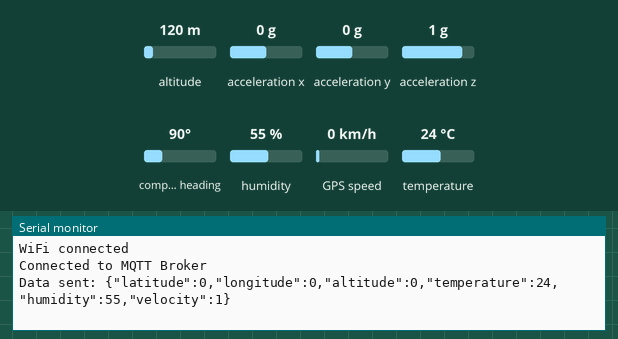
The sketch below on a simulated Arduino Nano 33 IoT. On the bench: the last lines printed to the serial monitor. The test bench sets the inputs (shaded band); at power-on: altitude 120 m, humidity 55 %, acceleration x 0 g, temperature 24 °C, acceleration y 0 g, acceleration z 1 g, compass heading 90°, GPS speed 0 km/h. WiFi joins after 1.5 s; servers stay silent unless stated; the GPS gets a fix after 3 s at 37.7749, -122.4194 with 8 satellites; no MQTT or app messages arrive unless stated.

Above: at 2.7 s.
2.8 s: altitude set to 20 m
At 4.2 s:
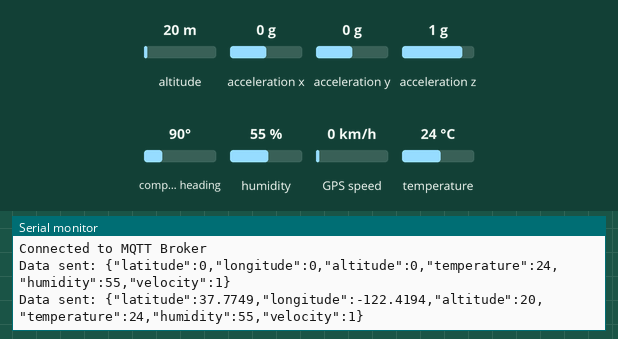
4.3 s: humidity set to 22 %
5.8 s: acceleration x set to -1.4 g
At 6.8 s:
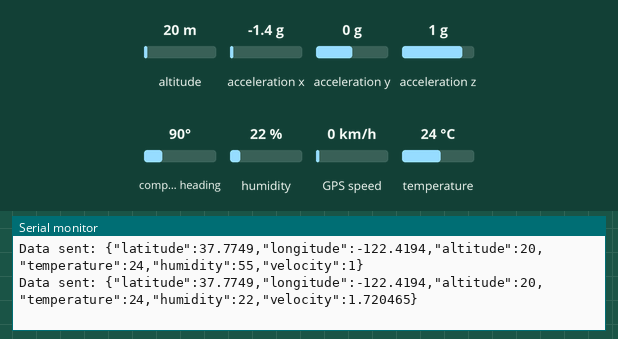
7.3 s: temperature set to 12 °C
At 8.6 s:
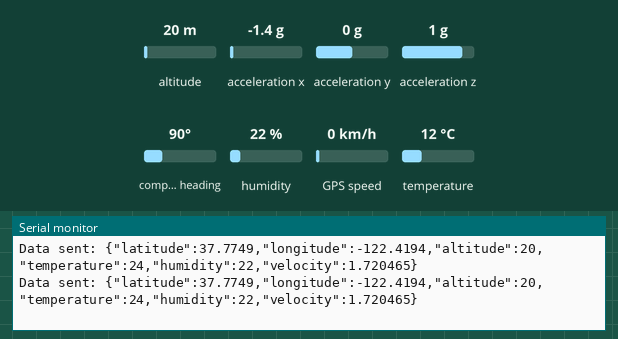
8.8 s: acceleration y set to -1.4 g
At 10.2 s:
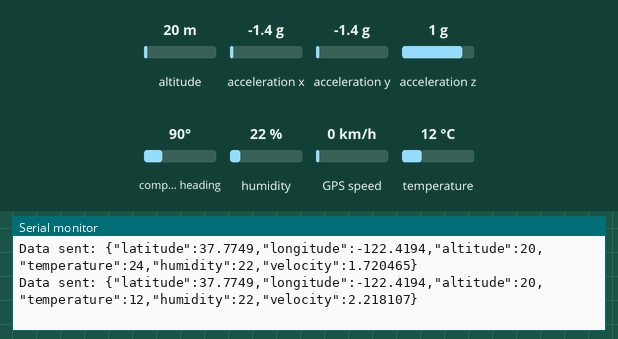
10.3 s: acceleration z set to -1.4 g
At 12.6 s:
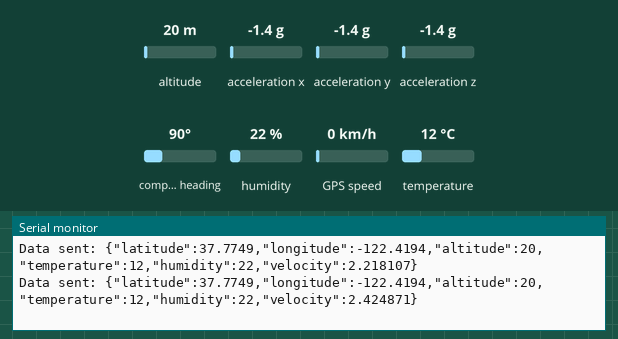
Timing chart, 0 to 12.8 s (numbered marks = the images above; inputs shaded):
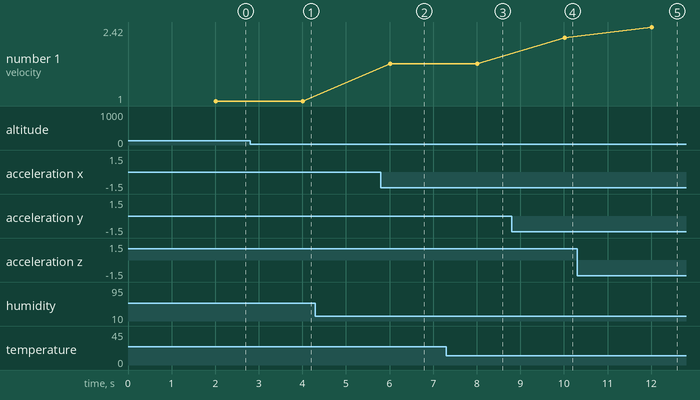

Measured:
- after the input at 2.8 s, the serial monitor: prints a new line after 1.2 s (image 1)
- after the input at 5.8 s, the serial monitor: prints a new line after 0.21 s (image 2)
- after the input at 8.8 s, the serial monitor: prints a new line after 1.2 s (image 4)
- after the input at 10.3 s, the serial monitor: prints a new line after 1.7 s (image 5)
- plotted number 1: 1 → 1.72 after the input at 5.8 s, 1.72 → 2.22 after the input at 8.8 s, 2.22 → 2.42 after the input at 10.3 s

The sketch:

working-code.ino
```cpp
#include <TinyGPSPlus.h>
#include <WiFiNINA.h>
#include <PubSubClient.h>
#include <DHT.h>
#include <Arduino_LSM6DS3.h> // For accelerometer
#include <ArduinoJson.h> // Include ArduinoJson library

// WiFi credentials
const char* ssid = "HAALAND 8082";
const char* password = "00000000";

// MQTT Broker settings
const char* mqtt_server = "broker.hivemq.com";
const int mqtt_port = 1883;

// MQTT topic
const char* topic = "transport/sensorData";

// Define DHT sensor settings
#define DHTPIN 3            // DHT22 data pin
#define DHTTYPE DHT22       // DHT 22 (AM2302)
DHT dht(DHTPIN, DHTTYPE);

// Create instances for TinyGPSPlus, MQTT client, and accelerometer
TinyGPSPlus gps;
WiFiClient espClient;
PubSubClient client(espClient);

// Last message timestamp
unsigned long lastMsg = 0;
const long interval = 2000; // Interval for publishing data (2 seconds)

void setupWiFi() {
  WiFi.begin(ssid, password);
  while (WiFi.status() != WL_CONNECTED) {
    delay(500);
    Serial.print(".");
  }
  Serial.println("\nWiFi connected");
}

void setupMQTT() {
  client.setServer(mqtt_server, mqtt_port);
  while (!client.connected()) {
    if (client.connect("ArduinoClient")) {
      Serial.println("Connected to MQTT Broker");
    } else {
      Serial.print("Failed to connect. Error code: ");
      Serial.print(client.state());
      delay(2000);
    }
  }
}

void setup() {
  Serial.begin(9600);
  Serial1.begin(9600); // GPS module connected to Serial1
  dht.begin(); // Initialize DHT sensor

  // Initialize accelerometer
  if (!IMU.begin()) {
    Serial.println("Failed to initialize IMU!");
    while (1);
  }

  setupWiFi();
  setupMQTT();
}

void loop() {
  if (!client.connected()) {
    setupMQTT();
  }
  client.loop();

  unsigned long now = millis();
  if (now - lastMsg > interval) {
    lastMsg = now;
    publishSensorData();
  }

  // Process incoming GPS data
  while (Serial1.available() > 0) {
    gps.encode(Serial1.read());
  }
}

void publishSensorData() {
  // Check if GPS data is available
  float latitude = gps.location.isValid() ? gps.location.lat() : 0.0;
  float longitude = gps.location.isValid() ? gps.location.lng() : 0.0;
  float altitude = gps.altitude.isValid() ? gps.altitude.meters() : 0.0;

  // Read temperature and humidity from DHT22
  float humidity = dht.readHumidity();
  float temperature = dht.readTemperature();

  // Read accelerometer data to calculate velocity
  float ax, ay, az;
  float velocity = 0.0;
  if (IMU.accelerationAvailable()) {
    IMU.readAcceleration(ax, ay, az);
    velocity = sqrt(ax * ax + ay * ay + az * az);
  }

  // Create a JSON object
  StaticJsonDocument<200> doc;
  doc["latitude"] = latitude;
  doc["longitude"] = longitude;
  doc["altitude"] = altitude;
  doc["temperature"] = temperature;
  doc["humidity"] = humidity;
  doc["velocity"] = velocity;

  // Serialize the JSON object to a string
  char jsonBuffer[512];
  serializeJson(doc, jsonBuffer);

  // Publish the JSON string to the MQTT topic
  client.publish(topic, jsonBuffer);
  Serial.println("Data sent: " + String(jsonBuffer));
}
```
